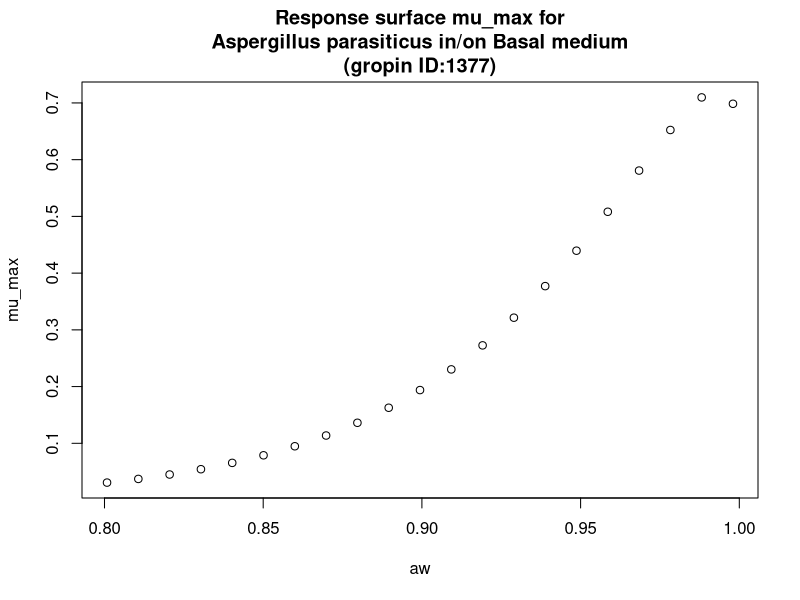

Source code (R):
#############################
# start of Parameter script
#############################
aw <- seq(0.8008,0.998001998001998,length.out=21)
#############################
# end of Parameter script
#############################
############################# 
# start of Model script Gropin ID 1377 
#############################
 
# constant coefficients for this model
 
variables <- data.frame(aw)
argumentsPar <- expand.grid(variables)
 
# heart of the model
response_surface <- function(aw) {
   mumax <-exp(-0.4857+3.901*sqrt(1-aw)-23.78*(sqrt(1-aw))^2)

return(mumax=mumax)
} 

# output parameters
mumax <- cbind(argumentsPar,response_surface(argumentsPar['aw']))
colnames(mumax) <- c(colnames(argumentsPar),'mumax')
#############################
# End of Model script
#############################
############################# 
# start of Visualisation script Gropin ID 1377 
#############################
plot(aw,mumax$mumax,
                          xlab='aw',
                          ylab='mu_max',main='Response surface mu_max for
Aspergillus parasiticus in/on Basal medium
(gropin ID:1377)')
#############################
# End of Visualisation script
#############################
